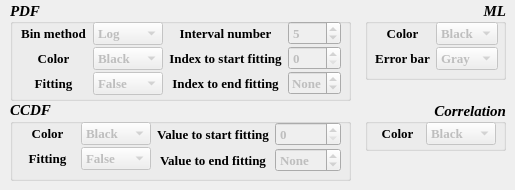
      <widget class="QWidget" name="parameter_1">
       <attribute name="title">
        <string>Fitting Ⅰ</string>
       </attribute>
       <widget class="QGroupBox" name="PDF">
        <property name="geometry">
         <rect>
          <x>10</x>
          <y>0</y>
          <width>341</width>
          <height>101</height>
         </rect>
        </property>
        <property name="font">
         <font>
          <family>Times New Roman</family>
          <pointsize>11</pointsize>
          <weight>75</weight>
          <italic>true</italic>
          <bold>true</bold>
          <underline>false</underline>
         </font>
        </property>
        <property name="mouseTracking">
         <bool>false</bool>
        </property>
        <property name="title">
         <string>PDF</string>
        </property>
        <property name="alignment">
         <set>Qt::AlignLeading|Qt::AlignLeft|Qt::AlignVCenter</set>
        </property>
        <widget class="QWidget" name="layoutWidget">
         <property name="geometry">
          <rect>
           <x>10</x>
           <y>20</y>
           <width>321</width>
           <height>79</height>
          </rect>
         </property>
         <layout class="QHBoxLayout" name="horizontalLayout_4">
          <property name="spacing">
           <number>6</number>
          </property>
          <item>
           <layout class="QGridLayout" name="gridLayout_4">
            <property name="horizontalSpacing">
             <number>6</number>
            </property>
            <property name="verticalSpacing">
             <number>0</number>
            </property>
            <item row="0" column="0">
             <widget class="QLabel" name="bin_method_1">
              <property name="font">
               <font>
                <family>Times New Roman</family>
                <pointsize>10</pointsize>
                <weight>75</weight>
                <italic>false</italic>
                <bold>true</bold>
               </font>
              </property>
              <property name="frameShadow">
               <enum>QFrame::Plain</enum>
              </property>
              <property name="lineWidth">
               <number>1</number>
              </property>
              <property name="text">
               <string>Bin method</string>
              </property>
              <property name="alignment">
               <set>Qt::AlignCenter</set>
              </property>
             </widget>
            </item>
            <item row="0" column="1">
             <widget class="QComboBox" name="pdf_bin_method">
              <property name="enabled">
               <bool>false</bool>
              </property>
              <property name="font">
               <font>
                <family>Times New Roman</family>
                <pointsize>10</pointsize>
                <weight>75</weight>
                <italic>false</italic>
                <bold>true</bold>
               </font>
              </property>
              <item>
               <property name="text">
                <string>Log</string>
               </property>
              </item>
              <item>
               <property name="text">
                <string>Linear</string>
               </property>
              </item>
             </widget>
            </item>
            <item row="1" column="0">
             <widget class="QLabel" name="pdf_color">
              <property name="font">
               <font>
                <family>Times New Roman</family>
                <pointsize>10</pointsize>
                <weight>75</weight>
                <italic>false</italic>
                <bold>true</bold>
               </font>
              </property>
              <property name="frameShadow">
               <enum>QFrame::Plain</enum>
              </property>
              <property name="lineWidth">
               <number>1</number>
              </property>
              <property name="text">
               <string>Color</string>
              </property>
              <property name="alignment">
               <set>Qt::AlignCenter</set>
              </property>
             </widget>
            </item>
            <item row="1" column="1">
             <widget class="QComboBox" name="pdf_select_color">
              <property name="enabled">
               <bool>false</bool>
              </property>
              <property name="font">
               <font>
                <family>Times New Roman</family>
                <pointsize>10</pointsize>
                <weight>75</weight>
                <italic>false</italic>
                <bold>true</bold>
               </font>
              </property>
              <item>
               <property name="text">
                <string>Black</string>
               </property>
              </item>
              <item>
               <property name="text">
                <string>Red</string>
               </property>
              </item>
              <item>
               <property name="text">
                <string>Blue</string>
               </property>
              </item>
              <item>
               <property name="text">
                <string>Purple</string>
               </property>
              </item>
              <item>
               <property name="text">
                <string>Pink</string>
               </property>
              </item>
              <item>
               <property name="text">
                <string>Violet</string>
               </property>
              </item>
              <item>
               <property name="text">
                <string>Green</string>
               </property>
              </item>
              <item>
               <property name="text">
                <string>Yellow</string>
               </property>
              </item>
              <item>
               <property name="text">
                <string>Gray</string>
               </property>
              </item>
             </widget>
            </item>
            <item row="2" column="0">
             <widget class="QLabel" name="fit_lim_3">
              <property name="font">
               <font>
                <family>Times New Roman</family>
                <pointsize>10</pointsize>
                <weight>75</weight>
                <italic>false</italic>
                <bold>true</bold>
                <underline>false</underline>
               </font>
              </property>
              <property name="frameShadow">
               <enum>QFrame::Plain</enum>
              </property>
              <property name="lineWidth">
               <number>1</number>
              </property>
              <property name="text">
               <string>Fitting</string>
              </property>
              <property name="alignment">
               <set>Qt::AlignCenter</set>
              </property>
             </widget>
            </item>
            <item row="2" column="1">
             <widget class="QComboBox" name="pdf_fit">
              <property name="enabled">
               <bool>false</bool>
              </property>
              <property name="font">
               <font>
                <family>Times New Roman</family>
                <pointsize>10</pointsize>
                <weight>75</weight>
                <italic>false</italic>
                <bold>true</bold>
               </font>
              </property>
              <item>
               <property name="text">
                <string>False</string>
               </property>
              </item>
              <item>
               <property name="text">
                <string>True</string>
               </property>
              </item>
             </widget>
            </item>
           </layout>
          </item>
          <item>
           <layout class="QGridLayout" name="gridLayout_6">
            <property name="horizontalSpacing">
             <number>6</number>
            </property>
            <property name="verticalSpacing">
             <number>0</number>
            </property>
            <item row="0" column="0">
             <widget class="QLabel" name="pdf_interval_num">
              <property name="font">
               <font>
                <family>Times New Roman</family>
                <pointsize>10</pointsize>
                <weight>75</weight>
                <italic>false</italic>
                <bold>true</bold>
               </font>
              </property>
              <property name="frameShadow">
               <enum>QFrame::Plain</enum>
              </property>
              <property name="lineWidth">
               <number>1</number>
              </property>
              <property name="text">
               <string>Interval number</string>
              </property>
              <property name="alignment">
               <set>Qt::AlignCenter</set>
              </property>
             </widget>
            </item>
            <item row="0" column="1">
             <widget class="QSpinBox" name="pdf_interv_num">
              <property name="enabled">
               <bool>false</bool>
              </property>
              <property name="font">
               <font>
                <family>Times New Roman</family>
                <pointsize>10</pointsize>
                <weight>75</weight>
                <italic>false</italic>
                <bold>true</bold>
               </font>
              </property>
              <property name="value">
               <number>5</number>
              </property>
             </widget>
            </item>
            <item row="1" column="0">
             <widget class="QLabel" name="index_end_fit_2">
              <property name="font">
               <font>
                <family>Times New Roman</family>
                <pointsize>10</pointsize>
                <weight>75</weight>
                <italic>false</italic>
                <bold>true</bold>
               </font>
              </property>
              <property name="frameShadow">
               <enum>QFrame::Plain</enum>
              </property>
              <property name="lineWidth">
               <number>1</number>
              </property>
              <property name="text">
               <string>Index to start fitting</string>
              </property>
              <property name="alignment">
               <set>Qt::AlignCenter</set>
              </property>
             </widget>
            </item>
            <item row="1" column="1">
             <widget class="QSpinBox" name="pdf_start_fit">
              <property name="enabled">
               <bool>false</bool>
              </property>
              <property name="font">
               <font>
                <family>Times New Roman</family>
                <pointsize>10</pointsize>
                <weight>75</weight>
                <italic>false</italic>
                <bold>true</bold>
               </font>
              </property>
             </widget>
            </item>
            <item row="2" column="0">
             <widget class="QLabel" name="index_start_fit_2">
              <property name="font">
               <font>
                <family>Times New Roman</family>
                <pointsize>10</pointsize>
                <weight>75</weight>
                <italic>false</italic>
                <bold>true</bold>
               </font>
              </property>
              <property name="frameShadow">
               <enum>QFrame::Plain</enum>
              </property>
              <property name="lineWidth">
               <number>1</number>
              </property>
              <property name="text">
               <string>Index to end fitting</string>
              </property>
              <property name="alignment">
               <set>Qt::AlignCenter</set>
              </property>
             </widget>
            </item>
            <item row="2" column="1">
             <widget class="QSpinBox" name="pdf_end_fit">
              <property name="enabled">
               <bool>false</bool>
              </property>
              <property name="font">
               <font>
                <family>Times New Roman</family>
                <pointsize>10</pointsize>
                <weight>75</weight>
                <italic>false</italic>
                <bold>true</bold>
               </font>
              </property>
              <property name="wrapping">
               <bool>true</bool>
              </property>
              <property name="specialValueText">
               <string>None</string>
              </property>
              <property name="minimum">
               <number>-100</number>
              </property>
              <property name="maximum">
               <number>-1</number>
              </property>
              <property name="value">
               <number>-100</number>
              </property>
             </widget>
            </item>
           </layout>
          </item>
         </layout>
        </widget>
       </widget>
       <widget class="QGroupBox" name="CCDF">
        <property name="geometry">
         <rect>
          <x>10</x>
          <y>100</y>
          <width>341</width>
          <height>81</height>
         </rect>
        </property>
        <property name="font">
         <font>
          <family>Times New Roman</family>
          <pointsize>11</pointsize>
          <weight>75</weight>
          <italic>true</italic>
          <bold>true</bold>
         </font>
        </property>
        <property name="title">
         <string>CCDF</string>
        </property>
        <widget class="QWidget" name="layoutWidget">
         <property name="geometry">
          <rect>
           <x>10</x>
           <y>20</y>
           <width>321</width>
           <height>54</height>
          </rect>
         </property>
         <layout class="QHBoxLayout" name="horizontalLayout_5">
          <item>
           <layout class="QGridLayout" name="gridLayout_8">
            <property name="verticalSpacing">
             <number>0</number>
            </property>
            <item row="0" column="0">
             <widget class="QLabel" name="ccdf_color">
              <property name="font">
               <font>
                <family>Times New Roman</family>
                <pointsize>10</pointsize>
                <weight>75</weight>
                <italic>false</italic>
                <bold>true</bold>
               </font>
              </property>
              <property name="frameShadow">
               <enum>QFrame::Plain</enum>
              </property>
              <property name="lineWidth">
               <number>1</number>
              </property>
              <property name="text">
               <string>Color</string>
              </property>
              <property name="alignment">
               <set>Qt::AlignCenter</set>
              </property>
             </widget>
            </item>
            <item row="0" column="1">
             <widget class="QComboBox" name="ccdf_select_color">
              <property name="enabled">
               <bool>false</bool>
              </property>
              <property name="font">
               <font>
                <family>Times New Roman</family>
                <pointsize>10</pointsize>
                <weight>75</weight>
                <italic>false</italic>
                <bold>true</bold>
               </font>
              </property>
              <item>
               <property name="text">
                <string>Black</string>
               </property>
              </item>
              <item>
               <property name="text">
                <string>Red</string>
               </property>
              </item>
              <item>
               <property name="text">
                <string>Blue</string>
               </property>
              </item>
              <item>
               <property name="text">
                <string>Purple</string>
               </property>
              </item>
              <item>
               <property name="text">
                <string>Pink</string>
               </property>
              </item>
              <item>
               <property name="text">
                <string>Violet</string>
               </property>
              </item>
              <item>
               <property name="text">
                <string>Green</string>
               </property>
              </item>
              <item>
               <property name="text">
                <string>Yellow</string>
               </property>
              </item>
              <item>
               <property name="text">
                <string>Gray</string>
               </property>
              </item>
             </widget>
            </item>
            <item row="1" column="0">
             <widget class="QLabel" name="fit_lim_2">
              <property name="font">
               <font>
                <family>Times New Roman</family>
                <pointsize>10</pointsize>
                <weight>75</weight>
                <italic>false</italic>
                <bold>true</bold>
               </font>
              </property>
              <property name="frameShadow">
               <enum>QFrame::Plain</enum>
              </property>
              <property name="lineWidth">
               <number>1</number>
              </property>
              <property name="text">
               <string>Fitting</string>
              </property>
              <property name="alignment">
               <set>Qt::AlignCenter</set>
              </property>
             </widget>
            </item>
            <item row="1" column="1">
             <widget class="QComboBox" name="ccdf_fit">
              <property name="enabled">
               <bool>false</bool>
              </property>
              <property name="font">
               <font>
                <family>Times New Roman</family>
                <pointsize>10</pointsize>
                <weight>75</weight>
                <italic>false</italic>
                <bold>true</bold>
               </font>
              </property>
              <item>
               <property name="text">
                <string>False</string>
               </property>
              </item>
              <item>
               <property name="text">
                <string>True</string>
               </property>
              </item>
             </widget>
            </item>
           </layout>
          </item>
          <item>
           <layout class="QGridLayout" name="gridLayout_9">
            <property name="verticalSpacing">
             <number>0</number>
            </property>
            <item row="0" column="0">
             <widget class="QLabel" name="index_end_fit">
              <property name="font">
               <font>
                <family>Times New Roman</family>
                <pointsize>10</pointsize>
                <weight>75</weight>
                <italic>false</italic>
                <bold>true</bold>
               </font>
              </property>
              <property name="frameShadow">
               <enum>QFrame::Plain</enum>
              </property>
              <property name="lineWidth">
               <number>1</number>
              </property>
              <property name="text">
               <string>Value to start fitting</string>
              </property>
              <property name="alignment">
               <set>Qt::AlignCenter</set>
              </property>
             </widget>
            </item>
            <item row="0" column="1">
             <widget class="QSpinBox" name="ccdf_start_fit">
              <property name="enabled">
               <bool>false</bool>
              </property>
              <property name="font">
               <font>
                <family>Times New Roman</family>
                <pointsize>10</pointsize>
                <weight>75</weight>
                <italic>false</italic>
                <bold>true</bold>
               </font>
              </property>
              <property name="maximum">
               <number>100000</number>
              </property>
             </widget>
            </item>
            <item row="1" column="0">
             <widget class="QLabel" name="index_start_fit">
              <property name="font">
               <font>
                <family>Times New Roman</family>
                <pointsize>10</pointsize>
                <weight>75</weight>
                <italic>false</italic>
                <bold>true</bold>
               </font>
              </property>
              <property name="frameShadow">
               <enum>QFrame::Plain</enum>
              </property>
              <property name="lineWidth">
               <number>1</number>
              </property>
              <property name="text">
               <string>Value to end fitting</string>
              </property>
              <property name="alignment">
               <set>Qt::AlignCenter</set>
              </property>
             </widget>
            </item>
            <item row="1" column="1">
             <widget class="QSpinBox" name="ccdf_end_fit">
              <property name="enabled">
               <bool>false</bool>
              </property>
              <property name="font">
               <font>
                <family>Times New Roman</family>
                <pointsize>10</pointsize>
                <weight>75</weight>
                <italic>false</italic>
                <bold>true</bold>
               </font>
              </property>
              <property name="wrapping">
               <bool>true</bool>
              </property>
              <property name="specialValueText">
               <string>None</string>
              </property>
              <property name="minimum">
               <number>0</number>
              </property>
              <property name="maximum">
               <number>100000</number>
              </property>
              <property name="value">
               <number>0</number>
              </property>
             </widget>
            </item>
           </layout>
          </item>
         </layout>
        </widget>
       </widget>
       <widget class="QGroupBox" name="groupBox">
        <property name="geometry">
         <rect>
          <x>365</x>
          <y>0</y>
          <width>141</width>
          <height>80</height>
         </rect>
        </property>
        <property name="font">
         <font>
          <family>Times New Roman</family>
          <pointsize>11</pointsize>
          <weight>75</weight>
          <italic>true</italic>
          <bold>true</bold>
         </font>
        </property>
        <property name="title">
         <string>ML</string>
        </property>
        <property name="alignment">
         <set>Qt::AlignRight|Qt::AlignTrailing|Qt::AlignVCenter</set>
        </property>
        <widget class="QWidget" name="layoutWidget">
         <property name="geometry">
          <rect>
           <x>10</x>
           <y>20</y>
           <width>123</width>
           <height>52</height>
          </rect>
         </property>
         <layout class="QGridLayout" name="gridLayout_10">
          <property name="horizontalSpacing">
           <number>6</number>
          </property>
          <property name="verticalSpacing">
           <number>0</number>
          </property>
          <item row="0" column="0">
           <widget class="QLabel" name="ml_color">
            <property name="font">
             <font>
              <family>Times New Roman</family>
              <pointsize>10</pointsize>
              <weight>75</weight>
              <italic>false</italic>
              <bold>true</bold>
             </font>
            </property>
            <property name="frameShadow">
             <enum>QFrame::Plain</enum>
            </property>
            <property name="lineWidth">
             <number>1</number>
            </property>
            <property name="text">
             <string>Color</string>
            </property>
            <property name="alignment">
             <set>Qt::AlignCenter</set>
            </property>
           </widget>
          </item>
          <item row="0" column="1">
           <widget class="QComboBox" name="ml_select_color">
            <property name="enabled">
             <bool>false</bool>
            </property>
            <property name="font">
             <font>
              <family>Times New Roman</family>
              <pointsize>10</pointsize>
              <weight>75</weight>
              <italic>false</italic>
              <bold>true</bold>
             </font>
            </property>
            <item>
             <property name="text">
              <string>Black</string>
             </property>
            </item>
            <item>
             <property name="text">
              <string>Red</string>
             </property>
            </item>
            <item>
             <property name="text">
              <string>Blue</string>
             </property>
            </item>
            <item>
             <property name="text">
              <string>Purple</string>
             </property>
            </item>
            <item>
             <property name="text">
              <string>Pink</string>
             </property>
            </item>
            <item>
             <property name="text">
              <string>Violet</string>
             </property>
            </item>
            <item>
             <property name="text">
              <string>Green</string>
             </property>
            </item>
            <item>
             <property name="text">
              <string>Yellow</string>
             </property>
            </item>
            <item>
             <property name="text">
              <string>Gray</string>
             </property>
            </item>
           </widget>
          </item>
          <item row="1" column="0">
           <widget class="QLabel" name="ml_ecolor">
            <property name="font">
             <font>
              <family>Times New Roman</family>
              <pointsize>10</pointsize>
              <weight>75</weight>
              <italic>false</italic>
              <bold>true</bold>
             </font>
            </property>
            <property name="frameShadow">
             <enum>QFrame::Plain</enum>
            </property>
            <property name="lineWidth">
             <number>1</number>
            </property>
            <property name="text">
             <string>Error bar</string>
            </property>
            <property name="alignment">
             <set>Qt::AlignCenter</set>
            </property>
           </widget>
          </item>
          <item row="1" column="1">
           <widget class="QComboBox" name="ml_select_ecolor">
            <property name="enabled">
             <bool>false</bool>
            </property>
            <property name="font">
             <font>
              <family>Times New Roman</family>
              <pointsize>10</pointsize>
              <weight>75</weight>
              <italic>false</italic>
              <bold>true</bold>
             </font>
            </property>
            <item>
             <property name="text">
              <string>Gray</string>
             </property>
            </item>
            <item>
             <property name="text">
              <string>Black</string>
             </property>
            </item>
            <item>
             <property name="text">
              <string>Red</string>
             </property>
            </item>
            <item>
             <property name="text">
              <string>Blue</string>
             </property>
            </item>
            <item>
             <property name="text">
              <string>Purple</string>
             </property>
            </item>
            <item>
             <property name="text">
              <string>Pink</string>
             </property>
            </item>
            <item>
             <property name="text">
              <string>Violet</string>
             </property>
            </item>
            <item>
             <property name="text">
              <string>Green</string>
             </property>
            </item>
            <item>
             <property name="text">
              <string>Yellow</string>
             </property>
            </item>
           </widget>
          </item>
         </layout>
        </widget>
       </widget>
       <widget class="QGroupBox" name="groupBox_2">
        <property name="geometry">
         <rect>
          <x>365</x>
          <y>100</y>
          <width>141</width>
          <height>51</height>
         </rect>
        </property>
        <property name="font">
         <font>
          <family>Times New Roman</family>
          <pointsize>11</pointsize>
          <weight>75</weight>
          <italic>true</italic>
          <bold>true</bold>
         </font>
        </property>
        <property name="title">
         <string>Correlation</string>
        </property>
        <property name="alignment">
         <set>Qt::AlignRight|Qt::AlignTrailing|Qt::AlignVCenter</set>
        </property>
        <widget class="QWidget" name="layoutWidget">
         <property name="geometry">
          <rect>
           <x>10</x>
           <y>20</y>
           <width>121</width>
           <height>27</height>
          </rect>
         </property>
         <layout class="QGridLayout" name="gridLayout_11">
          <item row="0" column="0">
           <widget class="QLabel" name="correlation_color">
            <property name="font">
             <font>
              <family>Times New Roman</family>
              <pointsize>10</pointsize>
              <weight>75</weight>
              <italic>false</italic>
              <bold>true</bold>
             </font>
            </property>
            <property name="frameShadow">
             <enum>QFrame::Plain</enum>
            </property>
            <property name="lineWidth">
             <number>1</number>
            </property>
            <property name="text">
             <string>Color</string>
            </property>
            <property name="alignment">
             <set>Qt::AlignCenter</set>
            </property>
           </widget>
          </item>
          <item row="0" column="1">
           <widget class="QComboBox" name="correlation_select_color">
            <property name="enabled">
             <bool>false</bool>
            </property>
            <property name="font">
             <font>
              <family>Times New Roman</family>
              <pointsize>10</pointsize>
              <weight>75</weight>
              <italic>false</italic>
              <bold>true</bold>
             </font>
            </property>
            <item>
             <property name="text">
              <string>Black</string>
             </property>
            </item>
            <item>
             <property name="text">
              <string>Red</string>
             </property>
            </item>
            <item>
             <property name="text">
              <string>Blue</string>
             </property>
            </item>
            <item>
             <property name="text">
              <string>Purple</string>
             </property>
            </item>
            <item>
             <property name="text">
              <string>Pink</string>
             </property>
            </item>
            <item>
             <property name="text">
              <string>Violet</string>
             </property>
            </item>
            <item>
             <property name="text">
              <string>Green</string>
             </property>
            </item>
            <item>
             <property name="text">
              <string>Yellow</string>
             </property>
            </item>
            <item>
             <property name="text">
              <string>Gray</string>
             </property>
            </item>
           </widget>
          </item>
         </layout>
        </widget>
       </widget>
      </widget>
